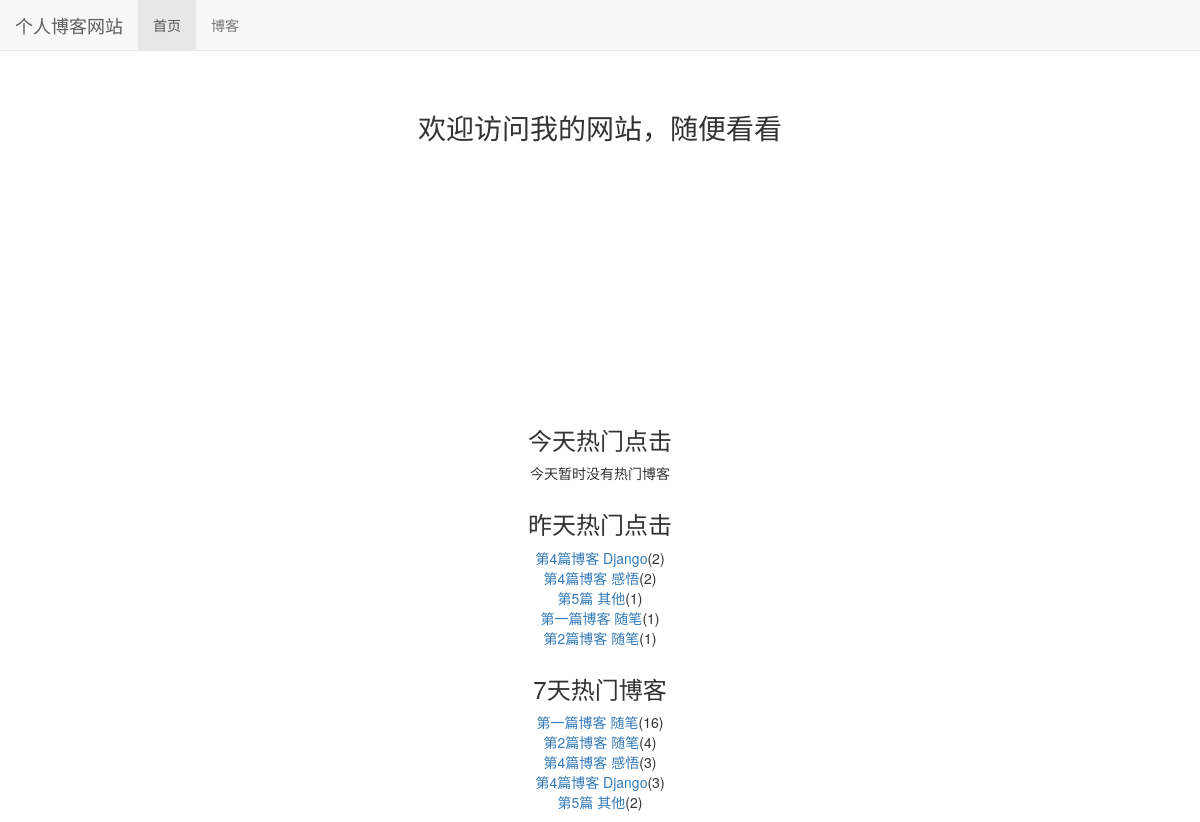
The page / on the database its author committed.
### read_statistics/models.py (models this page shows)
class ReadDetail(models.Model):
    date = models.DateField(default=timezone.now)
    read_num = models.IntegerField(default=0)
    content_type = models.ForeignKey(ContentType, on_delete=models.CASCADE)
    object_id = models.PositiveIntegerField()
    content_object = GenericForeignKey('content_type', 'object_id')

### blog/models.py (models this page shows, shortened)
class Blog(models.Model, ReadNumExpandMethod):  # 继承 方法
    title = models.CharField(max_length=50)
    blog_type = models.ForeignKey(BlogType, on_delete=models.CASCADE)
    content = RichTextUploadingField()
    author = models.ForeignKey(User, on_delete=models.CASCADE)
    read_details = GenericRelation(ReadDetail)
    created_time = models.DateTimeField(auto_now_add=True)
    last_updated_time = models.DateTimeField(auto_now=True)
    class Meta:
        ordering = ['created_time']

### mysite/views.py (the view)
# urls.py: 2. Add a URL to urlpatterns:  path('', views.home, name='home')
def home(request):
    blog_content_type = ContentType.objects.get_for_model(Blog)
    dates, read_nums = get_seven_days_read_data(blog_content_type)
    today_hot_data = get_today_hot_data(blog_content_type)
    yesterday_hot_data = get_yesterday_hot_data(blog_content_type)
    hot_data_for_7_days = cache.get('hot_data_for_7_days')
    if hot_data_for_7_days is None:
        hot_data_for_7_days = get_7_days_hot_data(blog_content_type)
        cache.set('hot_data_for_7_days', hot_data_for_7_days, 20)
        print('calc')
    else:
        print('use cache')
    context = {}
    context['dates'] = dates
    context['read_nums'] = read_nums
    context['today_hot_data'] = today_hot_data
    context['yesterday_hot_data'] = yesterday_hot_data
    context['hot_data_for_7_days'] = hot_data_for_7_days
    return render(request, 'home.html', context)

### read_statistics/utils.py (called while the page is built)
def get_seven_days_read_data(content_type):
    today = timezone.now().date()
    dates = []
    read_nums = []
    for i in range(6, -1, -1):
        date = today - datetime.timedelta(days=i)
        dates.append(date.strftime('%m/%d'))
        read_details = ReadDetail.objects.filter(
            content_type=content_type, date=date)
        result = read_details.aggregate(read_num_sum=Sum('read_num'))  # 聚合
        read_nums.append(result['read_num_sum'] or 0)  # 空则为0
    return dates, read_nums

def get_today_hot_data(content_type):
    today = timezone.now().date()
    read_details = ReadDetail.objects.filter(
        content_type=content_type, date=today).order_by('-read_num')
    return read_details[:7]  # 取前7条

def get_yesterday_hot_data(content_type):
    today = timezone.now().date()
    yesterday = today - datetime.timedelta(days=1)
    read_details = ReadDetail.objects.filter(
        content_type=content_type, date=yesterday).order_by('-read_num')
    return read_details[:7]

def get_7_days_hot_data(content_type):
    today = timezone.now().date()
    date = today - datetime.timedelta(days=7)
    blogs = Blog.objects\
        .filter(read_details__date__lt=today, read_details__date__gte=date)\
        .values('id', 'title')\
        .annotate(read_num_sum=Sum('read_details__read_num'))\
        .order_by('-read_num_sum')
    return blogs[:7]

### templates/home.html (shortened to what this page needs)
{% extends "base.html" %}
{% load staticfiles %}
{% block nav_home_active %}active{% endblock %}
{% block header_extends %}
    <link rel="stylesheet" href="{% static 'home.css' %}">
{% endblock header_extends %}
{% block content %}
    <h3 class="home-content">欢迎访问我的网站，随便看看</h3>
    <div id="container"></div>
<div class="hot-data">
    <h3 class="hot_data_title">今天热门点击</h3>
    <ul>
        {% for hot_data in today_hot_data  %}
        <li><a href="{% url 'blog_detail' hot_data.content_object.pk %}">{{ hot_data.content_object.title }}</a>({{ hot_data.read_num }})</li>
        {% empty %}
        <li>今天暂时没有热门博客</li>
        {% endfor %}
    </ul>
</div>
<div class="hot-data">
    <h3>昨天热门点击</h3>
    <ul>
        {% for hot_data in yesterday_hot_data  %}
        <li><a href="{% url 'blog_detail' hot_data.content_object.pk %}">{{ hot_data.content_object.title }}</a>({{ hot_data.read_num }})</li>
        {% empty %}
        <li>昨天没有热门博客</li>
        {% endfor %}
    </ul>
</div>
<div class="hot-data">
    <h3>7天热门博客</h3>
    <ul>
        {% for hot_data in hot_data_for_7_days  %}
        <li><a href="{% url 'blog_detail' hot_data.id %}">{{ hot_data.title }}</a>({{ hot_data.read_num_sum }})</li>
        {% empty %}
        <li>没有热门博客</li>
        {% endfor %}
    </ul>
</div>
{% endblock content %}

### templates/base.html (shortened to what this page needs)
{% load staticfiles %}
<!DOCTYPE html>
<html lang="zh-CN">
<head>
    <link rel="stylesheet" href="/static/base.css">
    <link rel="stylesheet" href="{% static 'bootstrap-3.3.7/css/bootstrap.min.css' %}">
    {% block header_extends %}
    {% endblock header_extends %}
</head>
<body>
    <div class="navbar navbar-default navbar-fixed-top" role="navigation">
        <div class="container-fluid">
            <div class="navbar-header">
                <a class="navbar-brand" href="{% url 'home' %}">个人博客网站</a>
            </div>
            <div class="collapse navbar-collapse" id="navbar-collapse">
                <ul class="nav navbar-nav">
                        <li class="{% block nav_home_active %}{% endblock %}"><a href="{% url 'home' %}">首页</a></li>
                        <li class="{% block nav_blog_active%}{% endblock%}">
                        <a href="{% url 'blog_list' %}">博客</a></li>
                </ul>
            </div>
        </div>
    </div>
    {% block content %}{% endblock content %}
</body>
</html>

### static/base.css (style rules this page uses)
* { margin: 0; padding: 0; }
body { margin-top: 70px!important; }
ul { list-style: none; }

### static/home.css (style rules this page uses)
h3.home-content { font-size: 2em; text-align: center; margin-top: 4em; margin-bottom: 2em; }
div#container { margin: 0 auto; height:200px; width: 600px; }
div.hot-data { text-align: center; margin-top: 2em }

### rows shown on the page
ReadDetail: content_object "第4篇博客 Django", read_num "2"
ReadDetail: content_object "第4篇博客 感悟", read_num "2"
ReadDetail: content_object "第5篇 其他", read_num "1"
ReadDetail: content_object "第一篇博客 随笔", read_num "1"
ReadDetail: content_object "第2篇博客 随笔", read_num "1"
Blog: title "第一篇博客 随笔", read_num_sum "16"
Blog: title "第2篇博客 随笔", read_num_sum "4"
Blog: title "第4篇博客 感悟", read_num_sum "3"
Blog: title "第4篇博客 Django", read_num_sum "3"
Blog: title "第5篇 其他", read_num_sum "2"
